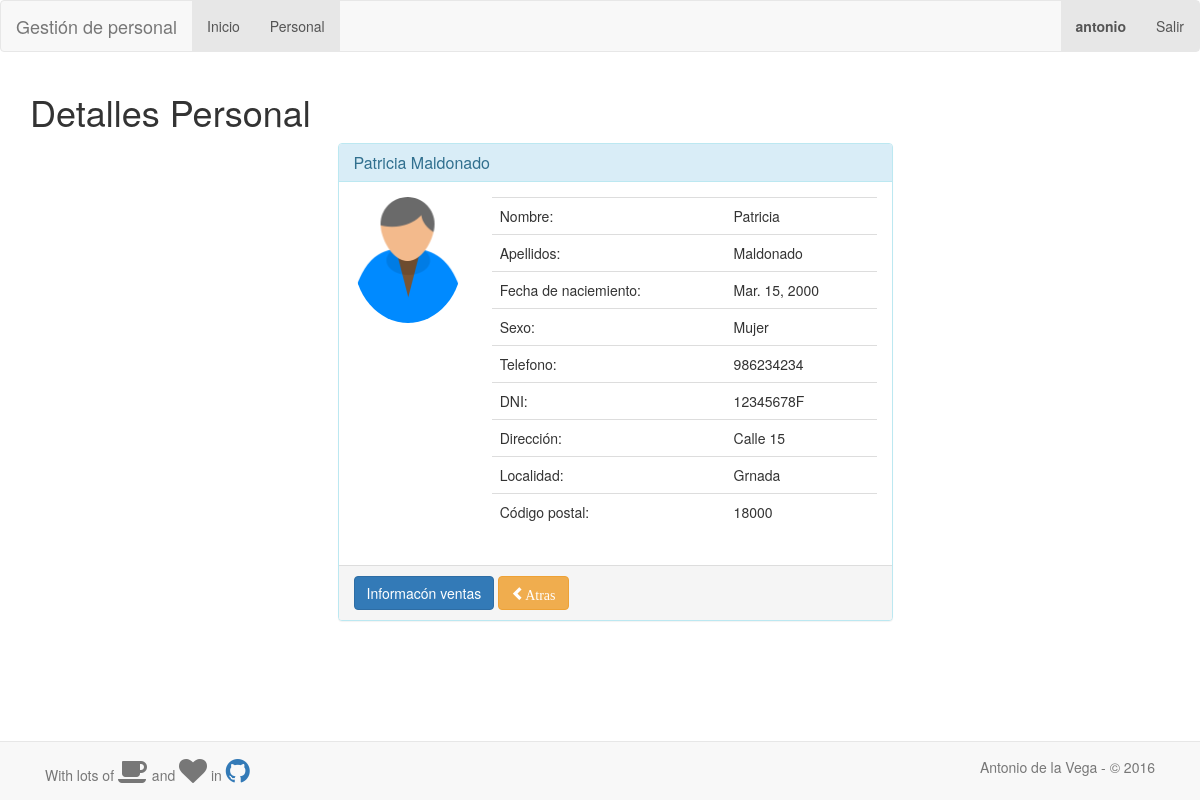
The app's page /personal/detalles/1 (signed in) with its own data.
### gestion_personal/models.py (models this page shows, shortened)
class Personal(models.Model):
    user = models.OneToOneField(User, on_delete=models.CASCADE, related_name='user')
    HOMBRE = 'Hombre'
    MUJER = 'Mujer'
    NONE = 'Sin especificar'
    OPCIONES = ((HOMBRE, 'Hombre'),
                (MUJER, 'Mujer'),
                (NONE, 'Sin especificar'),)
    nombre = models.CharField(max_length=20, blank=True)
    apellidos = models.CharField(max_length=20, blank=True)
    dni = models.CharField('DNI', max_length=9)
    f_nacimiento = models.DateField('Fecha de naciemiento', blank=True, null=True)
    direccion = models.CharField(max_length=30, blank=True)
    localidad = models.CharField(max_length=20, blank=True)
    cod_postal = models.CharField('Código postal', blank=True, null=True, max_length=5)
    telefono = models.CharField(blank=True, null=True, max_length=12)
    num_seg_social = models.CharField('Número seguridad social', max_length=12, blank=True, null=True)
    sexo = models.CharField(max_length=16, choices=OPCIONES, default=NONE)
    foto = models.ImageField(upload_to='personal/', null=True, blank=True)

### gestion_personal/views.py (the view)
# urls.py: url(r'^detalles/(?P<id>[0-9]+)$', views.detalles_personal, name='detalles'),
@login_required
def detalles_personal(request, id):
    personal = Personal.objects.get(pk=id)
    context = {'personal': personal}
    return render(request, 'gestion_personal/detalles_personal.html', context)

### gestion_personal/templates/gestion_personal/detalles_personal.html (shortened to what this page needs)
{% extends "gestion_personal/base.html" %}
{% load bootstrap3 %}
{% load staticfiles %}
{% block content %}
    <h1>Detalles Personal</h1>
    <div class="container">
        <div class="row">
            <div class="col-md-5  toppad  pull-right col-md-offset-3 ">
            </div>
            <div class="col-xs-12 col-sm-12 col-md-6 col-lg-6 col-xs-offset-0 col-sm-offset-0 col-md-offset-3 col-lg-offset-3 toppad">
                <div class="panel panel-info">
                    <div class="panel-heading">
                        <h3 class="panel-title">{{ personal.nombre }} {{ personal.apellidos }}</h3>
                    </div>
                    <div class="panel-body">
                        <div class="row">
                            {% if personal.foto %}
                                <div class="col-md-3 col-lg-3 " align="center"><img alt="User Pic"
                                                                                    src="{{ personal.foto.url }}"
                                                                                    class="img-circle img-responsive">
                                </div>
                            {% else %}
                                <div class="col-md-3 col-lg-3 " align="center"><img alt="User Pic"
                                                                                    src="{% static "gestion_personal/images/personal.png" %}"
                                                                                    class="img-circle img-responsive">
                                </div>
                            {% endif %}
                            <div class=" col-md-9 col-lg-9 ">
                                <table class="table table-user-information">
                                    <tbody>
                                    <tr>
                                        <td>Nombre:</td>
                                        <td>{{ personal.nombre }}</td>
                                    </tr>
                                    <tr>
                                        <td>Apellidos:</td>
                                        <td>{{ personal.apellidos }}</td>
                                    </tr>
                                    <tr>
                                        <td>Fecha de naciemiento:</td>
                                        <td>{{ personal.f_nacimiento }} </td>
                                    </tr>
                                    <tr>
                                        <td>Sexo:</td>
                                        <td>{{ personal.sexo }} </td>
                                    </tr>
                                    <tr>
                                        <td>Telefono:</td>
                                        <td>{{ personal.telefono }} </td>
                                    </tr>
                                    <tr>
                                        <td>DNI:</td>
                                        <td>{{ personal.dni }} </td>
                                    </tr>
                                    <tr>
                                        <td>Dirección:</td>
                                        <td>{{ personal.direccion }} </td>
                                    </tr>
                                    <tr>
                                        <td>Localidad:</td>
                                        <td>{{ personal.localidad }} </td>
                                    </tr>
                                    <tr>
                                        <td>Código postal:</td>
                                        <td>{{ personal.cod_postal }} </td>
                                    </tr>
                                    </tbody>
                                </table>
                            </div>
                        </div>
                    </div>
                    <div class="panel-footer">
                        <a href="#" class="btn btn-primary">Informacón ventas</a>
                        <a href="/personal" class="btn btn-warning"><span class="glyphicon glyphicon-chevron-left">Atras</a>
                    </div>
                </div>
            </div>
        </div>
    </div>
{% endblock %}

### inicio/templates/inicio/base.html (shortened to what this page needs)
<!DOCTYPE html>
<html lang="es">
<head>
    <link rel="stylesheet" href="https://maxcdn.bootstrapcdn.com/font-awesome/4.5.0/css/font-awesome.min.css">
    <link href="/static/css/datetimepicker.css" type="text/css" media="all" rel="stylesheet"/>
    {% load staticfiles %}
</head>
<body>
{% load bootstrap3 %}
{% bootstrap_css %}
{% load staticfiles %}
<div id="bar">
    {% block bar %}
        <nav role="navigation" class="navbar navbar-default">
            <div class="navbar-header">
                <div id="bar_name">
                    {% block bar_name %}{% endblock %}
                </div>
            </div>
            <div id="navbarCollapse" class="collapse navbar-collapse">
                <ul class="nav navbar-nav">
                    <li class="active"><a href="/inicio">Inicio</a></li>
                    {% block extend_menu %}{% endblock %}
                </ul>
                <ul class="nav navbar-nav navbar-right">
                    <li class="active"><a href="#"><strong>{{ request.user.username }}</strong></a></li>
                    <li class="active"><a href="/logout">Salir</a></li>
                </ul>
            </div>
        </nav>
    {% endblock %}
</div>
<div class="container">
    <div id="content">
        {% block content %}{% endblock %}
    </div>
</div>
<p> &nbsp</p>
<p> &nbsp</p>
<p> &nbsp</p>
<p> &nbsp</p>
<div class="navbar navbar-default navbar-fixed-bottom">
    <div class="container">
        <p class="navbar-text pull-left">
            With lots of <i class="fa fa-coffee fa-2x"></i> and <i class="fa fa-heart fa-2x"></i> in <a
                href="https://github.com/antoniovj1/proyecto_ddsi"> <i class="fa fa-github fa-2x"></i> </a>
        </p>
        <p class="navbar-text pull-right"> Antonio de la Vega - © 2016 </p>
    </div>
</div>
</body>
</html>

### records on screen
Personal: nombre "Patricia", apellidos "Maldonado", f_nacimiento "Mar. 15, 2000", sexo "Mujer", telefono "986234234", dni "12345678F", direccion "Calle 15", localidad "Grnada", cod_postal "18000"

### other values on screen
{{ request.user.username }} "antonio"
